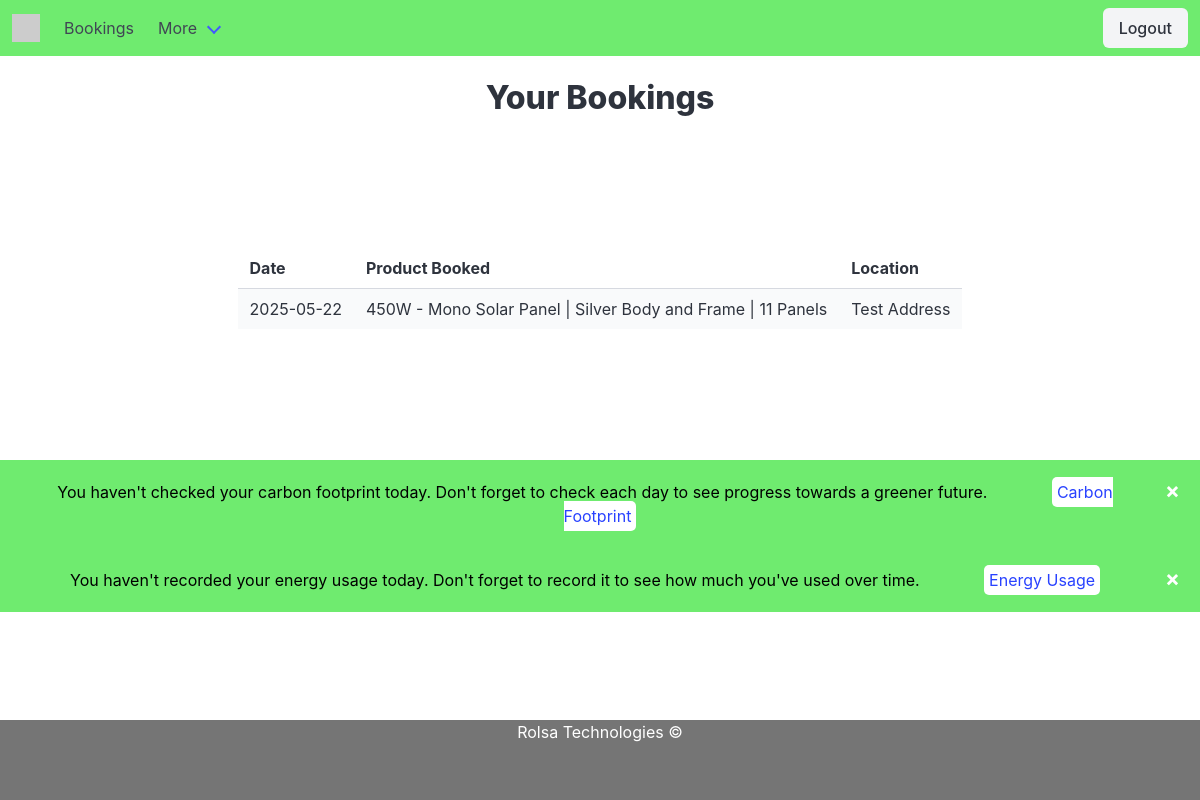
The app's page /bookings (signed in) with its own data.
### tables this page shows
CREATE TABLE bookings (booking_ID INTEGER PRIMARY KEY AUTOINCREMENT, user_ID INTEGER, date DATE, item_ID INTEGER, address TEXT);

CREATE TABLE "products" (item_ID INTEGER PRIMARY KEY AUTOINCREMENT, item_name TEXT, price INTEGER, description TEXT);

### app.py (the view)
@app.route('/bookings')     # fetches all bookings which the user has made which are not out of date and sets them to a jinja variable for use in the html
@login_required
def bookings():
    con = sqlite3.connect('rolsa.db')
    con.row_factory = sqlite3.Row
    cur = con.cursor()
    cur.execute("SELECT * FROM bookings INNER JOIN products ON products.item_ID = bookings.item_ID WHERE user_ID = (?) AND date >= (?)", (current_user.get_id(),date.today()))
    records = cur.fetchall()
    cur.row_factory = None
    cur.execute("SELECT * FROM footprint WHERE user_ID = (?) AND date = (?)", (current_user.get_id(), date.today()))
    completed = cur.fetchone()
    cur.execute("SELECT * FROM energy WHERE user_ID = (?) AND date = (?)", (current_user.get_id(), date.today()))
    completed2 = cur.fetchone()
    if completed == None and completed2 == None:
        return render_template("bookings.html", records = records)
    elif completed != None and completed2 == None:
        return render_template("bookings.html", records = records, completed = True)
    elif completed == None and completed2 != None:
        return render_template("bookings.html", records = records, completed2 = True)
    else:
        return render_template("bookings.html", records = records, completed = True, completed2 = True)

### app.py (called while the page is built)
@log_manager.user_loader        # loads user info such as id
def load_user(user_id):
   con = sqlite3.connect('rolsa.db')
   curs = con.cursor()
   curs.execute("SELECT * from login where user_ID = (?)",[user_id])
   liUser = curs.fetchone()
   if liUser is None:
      return None
   else:
      return User(int(liUser[0]), liUser[1], liUser[2])

### templates/bookings.html
{% extends 'base.html' %}
{% block content %}
<br>
<h1 class="title">Your Bookings</h1>
<div class="div-is-centered">
    <table class="table is-striped is-hoverable">
        {% if records %}
            <tr>
                <th>Date</th>
                <th>Product Booked</th>
                <th>Location</th>
            </tr>
            {% for i in records %}
                <tr>
                    <td>{{i[2]}}</td>
                    <td>{{i[6]}}</td>
                    <td>{{i[4]}}</td>
                </tr>
            {% endfor %}
        {% else %}
            <h2>No Bookings made</h2>
        {% endif %}
    </table>
</div>
<br>
{% if completed == True %}
{% else %}
<div class="alert">
    <span class="closebtn" onclick="this.parentElement.style.display='none';">&times;</span>
    You haven't checked your carbon footprint today. Don't forget to check each day to see progress towards a greener future.
    <a href="/carbon-footprint">Carbon Footprint</a>
</div>
{% endif %}
{% if completed2 == True %}
{% else %}
<div class="alert">
    <span class="closebtn" onclick="this.parentElement.style.display='none';">&times;</span>
    You haven't recorded your energy usage today. Don't forget to record it to see how much you've used over time.
    <a href="/energy-consumption">Energy Usage</a>
</div>
{% endif %}
{% endblock %}

### static/style.css (style rules this page uses)
* { margin: 0; box-sizing: border-box; text-decoration: none; color: black; }
body { padding: 0; margin: 0; min-height: 100vh; display: flex; flex-direction: column; }
.div-is-centered { margin: auto; }
.title { text-align: center; }
.alert { padding: 20px; background-color: rgb(111, 235, 111); color: black; text-align: center; }
.alert a { background-color: white; padding: 5px 5px 5px 5px; border-radius: 5px; margin-left: 5vw; }
.closebtn { margin-left: 15px; color: white; font-weight: bold; float: right; font-size: 22px; line-height: 20px; cursor: pointer; transition: 0.3s; }

### records on screen
bookings: date "2025-05-22", item_name "450W - Mono Solar Panel | Silver Body and Frame | 11 Panels", address "Test Address"
